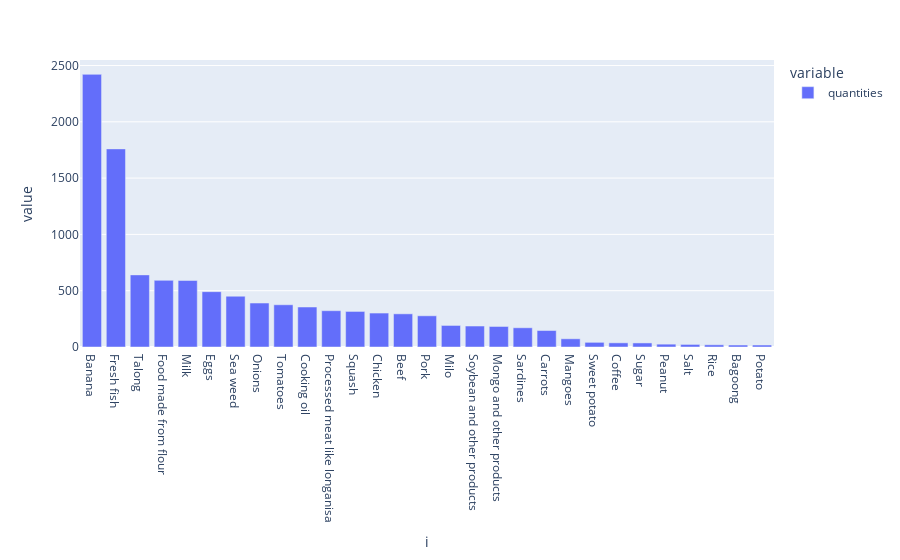

Notebook code for this chart:
### Markdown cell above
## Compute Demand

### Code cell
# Taken from Example_demands notebook
t = result.firstround  # First round
m = result.coords['m'][0] # First market

x = result.get_predicted_expenditures().sum('i')
x = x.where(x>0).sel(t=t,m=m).median('j') # Budget (median household)`

# Note selection of prices for 1975 for market A
p = result.prices.sel(m=m).fillna(1).copy()
p = p.to_dataframe().fillna(1).squeeze().loc[2003,:]['prices']

# Compute and plot demand
c = result.demands(x,p).sort_values(ascending=False)
px.bar(c)

### Figure 1 — Plotly figure (JSON) as saved in the notebook; plotly's stock layout.template omitted (floating-point values rounded to 4 significant figures)
{"data": [{"alignmentgroup": "True", "hovertemplate": "variable=quantities<br>i=%{x}<br>value=%{y}<extra></extra>", "legendgroup": "quantities", "marker": {"color": "#636efa", "pattern": {"shape": ""}}, "name": "quantities", "offsetgroup": "quantities", "orientation": "v", "showlegend": true, "textposition": "auto", "type": "bar", "x": ["Banana", "Fresh fish", "Talong", "Food made from flour", "Milk", "Eggs", "Sea weed", "Onions", "Tomatoes", "Cooking oil", "Processed meat like longanisa", "Squash", "Chicken", "Beef", "Pork", "Milo", "Soybean and other products", "Mongo and other products", "Sardines", "Carrots", "Mangoes", "Sweet potato", "Coffee", "Sugar", "Peanut", "Salt", "Rice", "Bagoong", "Potato"], "xaxis": "x", "y": [2421.0, 1759.0, 640.4, 591.9, 590.6, 491.3, 451.0, 390.2, 375.0, 355.2, 322.4, 315.8, 301.5, 294.5, 277.1, 191.4, 186.3, 182.4, 170.7, 146.3, 72.84, 41.43, 36.95, 36.02, 25.23, 22.85, 19.51, 17.53, 17.48], "yaxis": "y"}], "layout": {"barmode": "relative", "legend": {"title": {"text": "variable"}, "tracegroupgap": 0}, "margin": {"t": 60}, "xaxis": {"anchor": "y", "domain": [0, 1], "title": {"text": "i"}}, "yaxis": {"anchor": "x", "domain": [0, 1], "title": {"text": "value"}}}}
